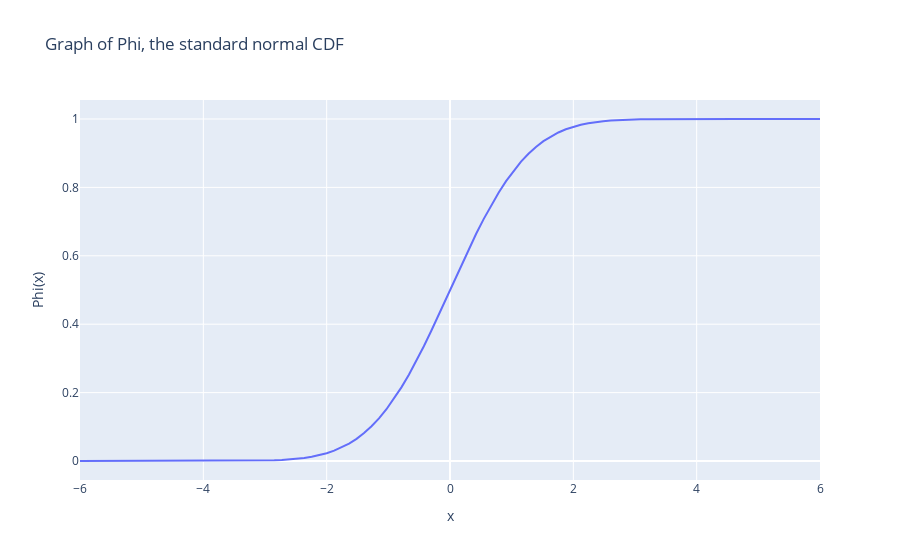

This figure's notebook cell:
### Code cell
fig = go.Figure(data = go.Scatter(x=x, y=Phi(x)))
fig.update_layout(title="Graph of Phi, the standard normal CDF",
                  yaxis_title = "Phi(x)",
                  xaxis_title = "x")
iplot(fig)
